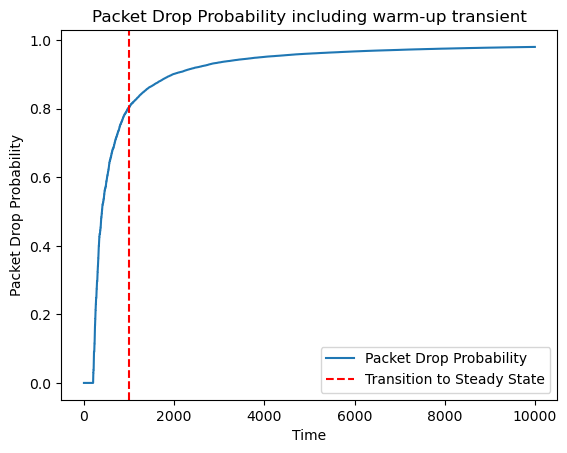

Generate this figure with Python:
#!/usr/bin/env python
# coding: utf-8

# In[12]:


import numpy as np
import matplotlib.pyplot as plt

# Simulation parameters
num_packets = 10000  # Total number of packets
f = 0.5  # Fraction of type B packets
buffer_size_cloud = 100  # Buffer size in Cloud Data Center

# Variables to track packet drop
total_packets_forwarded = 0
packets_dropped = 0

# Warm-up transient variables
warmup_period = 1000  # Number of packets to discard as warm-up period
in_warmup_period = True

# Lists to store data for plotting
packet_drop_probability = []

# Simulation loop
for i in range(num_packets):
    # Process packet
    if np.random.rand() < f:
        # Type B packet, need to forward to Cloud
        total_packets_forwarded += 1
        if total_packets_forwarded > buffer_size_cloud:
            # Packet dropped if Cloud buffer is full
            packets_dropped += 1

    # Check if warm-up period is over
    if in_warmup_period and i >= warmup_period:
        in_warmup_period = False

    # Calculate packet drop probability at each step (avoiding division by zero)
    if total_packets_forwarded > 0:
        packet_drop_probability.append(packets_dropped / total_packets_forwarded)

# Plot packet drop probability over time
plt.plot(packet_drop_probability, label="Packet Drop Probability")
plt.axvline(x=warmup_period, linestyle="--", color="r", label="Transition to Steady State")
plt.xlabel("Time")
plt.ylabel("Packet Drop Probability")
plt.legend()
plt.title("Packet Drop Probability including warm-up transient")
plt.show()


# In[13]:


import numpy as np
import matplotlib.pyplot as plt

# Simulation parameters
num_packets = 10000  # Total number of packets
f = 0.5  # Fraction of type B packets
buffer_size_cloud = 100  # Buffer size in Cloud Data Center

# Variables to track packet drop
total_packets_forwarded = 0
packets_dropped = 0

# Warm-up transient variables
warmup_period = 1000  # Number of packets to discard as warm-up period
in_warmup_period = True

# Lists to store data for plotting
packet_drop_probability = []

# Simulation loop
for i in range(num_packets):
    # Process packet
    if np.random.rand() < f:
        # Type B packet, need to forward to Cloud
        total_packets_forwarded += 1
        if total_packets_forwarded > buffer_size_cloud:
            # Packet dropped if Cloud buffer is full
            packets_dropped += 1

    # Check if warm-up period is over
    if in_warmup_period and i >= warmup_period:
        in_warmup_period = False

    # Calculate packet drop probability at each step (avoiding division by zero)
    if total_packets_forwarded > 0:
        packet_drop_probability.append(packets_dropped / total_packets_forwarded)

# Remove warm-up transient data
packet_drop_probability_steady = packet_drop_probability[warmup_period:]

# Plot packet drop probability in the steady state
plt.plot(packet_drop_probability_steady, label="Packet Drop Probability")
plt.xlabel("Time (Steady State)")
plt.ylabel("Packet Drop Probability")
plt.title("Steady State Packet Drop Probability after removing warm-up transient")
plt.show()


# In[ ]:
